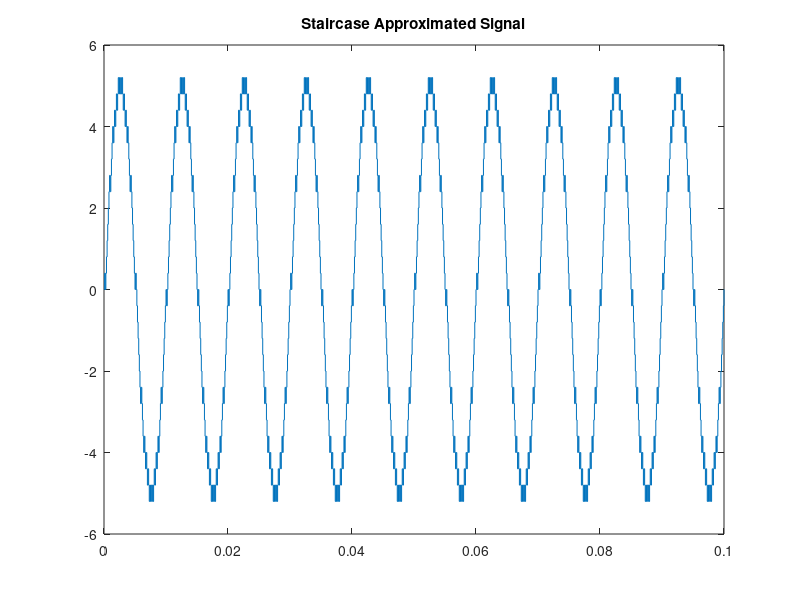
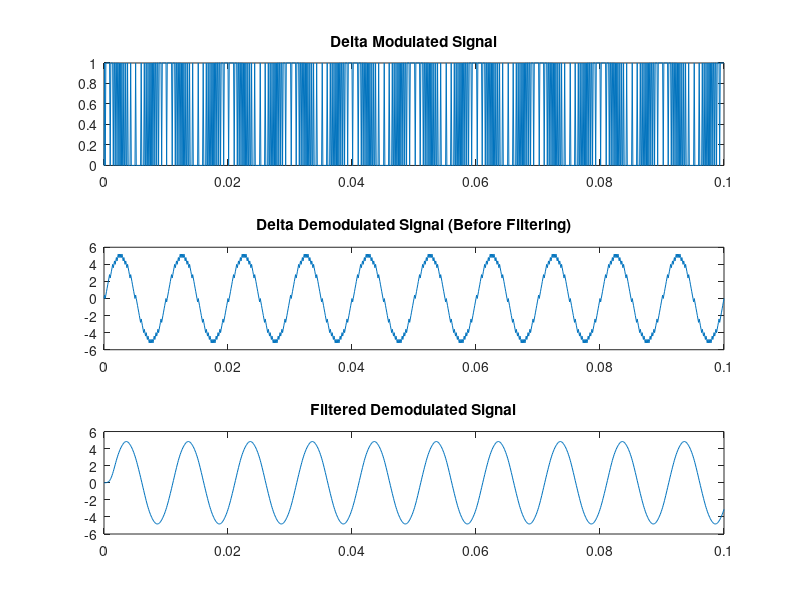

MATLAB code for these plots, in order:
clc;
clear all;
close all;

fs = 10000;
fm = 100;
t = 0:1/fs:1000/fs; % Time Duration = 1000/10000 = 0.1 second
x = 5*sin(2*pi*100*t); % Define Message Signal with peak voltage 5V and frequency 100Hz

plot(t, x);

y = [0]; % Output DM signal i.e. stream of 1 or 0
xr = 0; % Output of Integrator i.e. staircase approximation; initial value = 0
level = 0.4; % Stepsize

for i = 1:length(x)-1
    if xr(i) <= x(i) % If current sample greater than the previous values or output of the integrator, output of DM = 1
        d = 1;
        xr(i+1) = xr(i) + level; % Staircase approximated value
    else
        d = 0;
        xr(i+1) = xr(i) - level; % If current sample less than the previous values or output of the integrator, output of DM = 0
    end
    y = [y d];
end

stairs(t, xr); % Show the staircase approximated signal
title('Staircase Approximated Signal');


MSE = sum((x - xr).^2) / length(x); % Mean Squared Error (MSE)
disp(['Mean Squared Error (MSE): ', num2str(MSE)]);

figure;

% Delta Modulation
subplot(3, 1, 1);
plot(t,y); % Show the staircase approximated signal
title('Delta Modulated Signal');

% Delta Demodulation
subplot(3, 1, 2);
y_demod = [0];
xr_demod = 0;



for i = 2:length(y)
    if y(i) == 1
        xr_demod = xr_demod + level;
    else
        xr_demod = xr_demod - level;
    end
    y_demod = [y_demod xr_demod];
end

plot(t, y_demod);
title('Delta Demodulated Signal (Before Filtering)');

% Apply Low-Pass Filter
filter_order = 20;
lowpass_filter = fir1(filter_order, fm/(fs/2), 'low');
filtered_demod_signal = filter(lowpass_filter, 1, y_demod);

% Plot the filtered demodulated signal
subplot(3, 1, 3);
plot(t, filtered_demod_signal);
title('Filtered Demodulated Signal');
